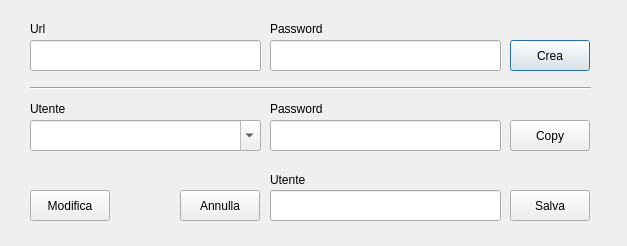
<?xml version="1.0" encoding="UTF-8"?>
<ui version="4.0">
 <class>GPO</class>
 <widget class="QDialog" name="GPO">
  <property name="geometry">
   <rect>
    <x>0</x>
    <y>0</y>
    <width>627</width>
    <height>246</height>
   </rect>
  </property>
  <property name="windowTitle">
   <string>Gestione Password</string>
  </property>
  <property name="modal">
   <bool>false</bool>
  </property>
  <widget class="QLabel" name="label">
   <property name="geometry">
    <rect>
     <x>30</x>
     <y>20</y>
     <width>54</width>
     <height>17</height>
    </rect>
   </property>
   <property name="text">
    <string>Url</string>
   </property>
  </widget>
  <widget class="QLabel" name="label_2">
   <property name="geometry">
    <rect>
     <x>30</x>
     <y>100</y>
     <width>81</width>
     <height>17</height>
    </rect>
   </property>
   <property name="text">
    <string>Utente</string>
   </property>
  </widget>
  <widget class="QComboBox" name="cmbUrl">
   <property name="enabled">
    <bool>true</bool>
   </property>
   <property name="geometry">
    <rect>
     <x>30</x>
     <y>120</y>
     <width>231</width>
     <height>31</height>
    </rect>
   </property>
   <property name="editable">
    <bool>true</bool>
   </property>
  </widget>
  <widget class="QPushButton" name="btnCrea">
   <property name="geometry">
    <rect>
     <x>510</x>
     <y>40</y>
     <width>80</width>
     <height>31</height>
    </rect>
   </property>
   <property name="text">
    <string>Crea</string>
   </property>
  </widget>
  <widget class="QPushButton" name="btnCopy">
   <property name="geometry">
    <rect>
     <x>510</x>
     <y>120</y>
     <width>80</width>
     <height>31</height>
    </rect>
   </property>
   <property name="text">
    <string>Copy</string>
   </property>
  </widget>
  <widget class="QPushButton" name="btnSal">
   <property name="geometry">
    <rect>
     <x>510</x>
     <y>190</y>
     <width>80</width>
     <height>31</height>
    </rect>
   </property>
   <property name="text">
    <string>Salva</string>
   </property>
  </widget>
  <widget class="QLabel" name="label_3">
   <property name="geometry">
    <rect>
     <x>270</x>
     <y>20</y>
     <width>81</width>
     <height>17</height>
    </rect>
   </property>
   <property name="text">
    <string>Password</string>
   </property>
  </widget>
  <widget class="QLabel" name="label_4">
   <property name="geometry">
    <rect>
     <x>270</x>
     <y>100</y>
     <width>81</width>
     <height>17</height>
    </rect>
   </property>
   <property name="text">
    <string>Password</string>
   </property>
  </widget>
  <widget class="QPushButton" name="btnAnnulla">
   <property name="geometry">
    <rect>
     <x>180</x>
     <y>190</y>
     <width>80</width>
     <height>31</height>
    </rect>
   </property>
   <property name="text">
    <string>Annulla</string>
   </property>
  </widget>
  <widget class="Line" name="line">
   <property name="geometry">
    <rect>
     <x>30</x>
     <y>80</y>
     <width>561</width>
     <height>16</height>
    </rect>
   </property>
   <property name="orientation">
    <enum>Qt::Horizontal</enum>
   </property>
  </widget>
  <widget class="QPushButton" name="btnMod">
   <property name="geometry">
    <rect>
     <x>30</x>
     <y>190</y>
     <width>80</width>
     <height>31</height>
    </rect>
   </property>
   <property name="text">
    <string>Modifica</string>
   </property>
  </widget>
  <widget class="QLineEdit" name="lblUrl">
   <property name="geometry">
    <rect>
     <x>30</x>
     <y>40</y>
     <width>231</width>
     <height>31</height>
    </rect>
   </property>
  </widget>
  <widget class="QLineEdit" name="lblPwd">
   <property name="geometry">
    <rect>
     <x>270</x>
     <y>40</y>
     <width>231</width>
     <height>31</height>
    </rect>
   </property>
  </widget>
  <widget class="QLineEdit" name="lblPwdSav">
   <property name="geometry">
    <rect>
     <x>270</x>
     <y>120</y>
     <width>231</width>
     <height>31</height>
    </rect>
   </property>
   <property name="readOnly">
    <bool>true</bool>
   </property>
  </widget>
  <widget class="QLineEdit" name="lbUti">
   <property name="geometry">
    <rect>
     <x>270</x>
     <y>190</y>
     <width>231</width>
     <height>31</height>
    </rect>
   </property>
   <property name="readOnly">
    <bool>false</bool>
   </property>
  </widget>
  <widget class="QLabel" name="label_5">
   <property name="geometry">
    <rect>
     <x>270</x>
     <y>170</y>
     <width>81</width>
     <height>20</height>
    </rect>
   </property>
   <property name="text">
    <string>Utente</string>
   </property>
  </widget>
 </widget>
 <resources/>
 <connections/>
</ui>
